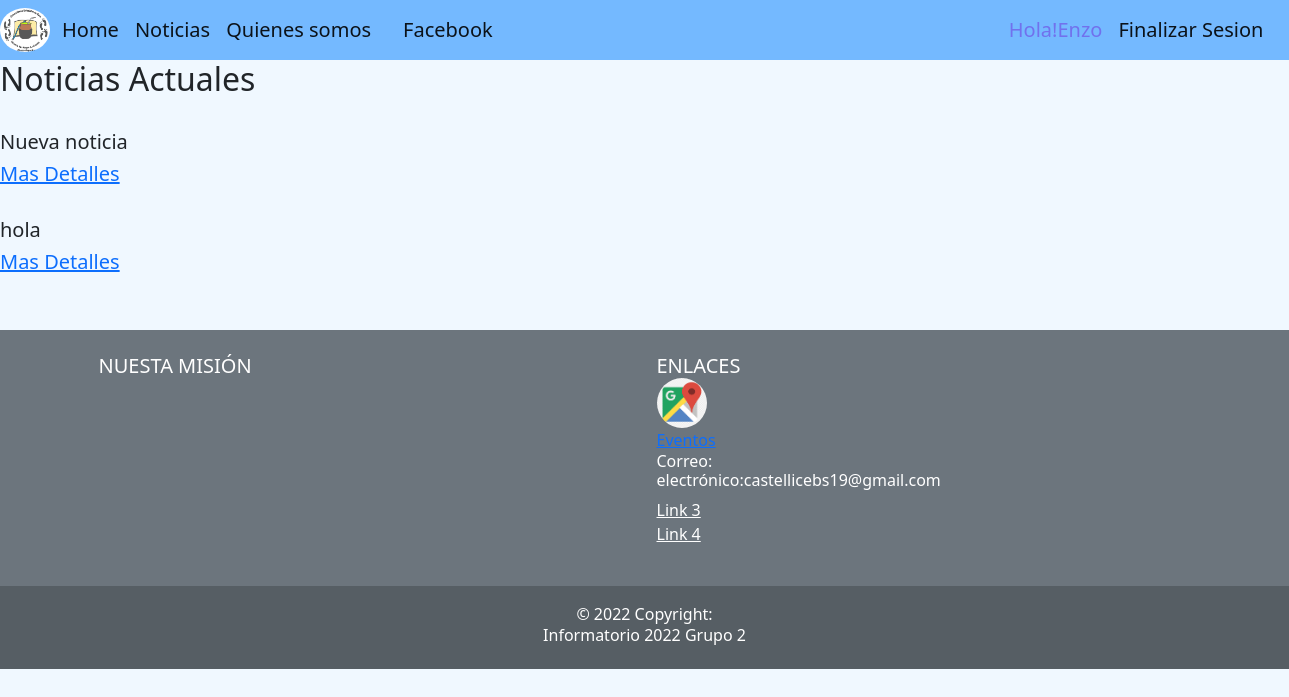
The app's page /Noticias/listar/ (signed in) with its own data.
### apps/usuarios/models.py (models this page shows)
class Usuario(AbstractUser):
	pass

### apps/noticias/models.py (models this page shows, shortened)
class Noticia(models.Model):
	titulo = models.CharField(max_length = 120)
	creado = models.DateField(auto_now_add = True)
	cuerpo = models.TextField()
	autor = models.CharField(max_length = 50, null=True, blank = True)
	imagen = models.ImageField(upload_to = 'noticias', null=True, blank = True)
	categoria = models.ForeignKey(Categoria, on_delete = models.CASCADE,null = True, blank = True)
	def __str__(self):
		return self.titulo

### apps/noticias/views.py (the view)
# urls.py: path('listar/', views.Listar, name = 'listar_noticias'),
def Listar(request):
	ctx = {}
	todas = Noticia.objects.all()
	print(todas)
	ctx['notis'] = todas
	return render(request,'noticias/listar_noticias.html',ctx)

### templates/noticias/listar_noticias.html
{%extends 'base.html'%}
{% load static %}
{%block contenido%}
    <h2>Noticias Actuales </h2>
    {% for n in notis%}
        <br>
        <h5>{{n.titulo}}<h5>
        <a href="{% url 'noticias:detalle_noticias' n.pk %}">Mas Detalles</a>
        <br>
    {% endfor %}
    <br>
{%endblock contenido%}

### templates/base.html (shortened to what this page needs)
{% load static %}
<!doctype html>
<html lang="es-ar">
  <head>
    <link rel="stylesheet" href="{% static 'css/base.css' %}">
    <link rel="stylesheet" href="https://cdn.jsdelivr.net/npm/swiper@8/swiper-bundle.min.css"/>
    <link href="https://cdn.jsdelivr.net/npm/bootstrap@5.2.0/dist/css/bootstrap.min.css" rel="stylesheet">
  </head>
  <body style="background-color:aliceblue ;">
    <nav class="navbar navbar-expand-lg"style="background-color:#74b9ff;z-index: 300;">
        <img src="{%static 'img/Logo_fundacion1png.png' %}" style="width: 50px;  border-radius: 50%;" alt="Logo">
        <div class="container-fluid">
          <a class="navbar-brand" href="{% url 'home' %}">Home</a>
          <div class="collapse navbar-collapse" id="navbarNav">
            <ul class="navbar-nav">
              <a class="navbar-brand" href="{% url 'noticias:listar_noticias' %}">Noticias</a>
              <a class="navbar-brand" href="{% url 'somos:quienes_somos' %}">Quienes somos</a>
                <a class="navbar-brand"  href="https://www.facebook.com/groups/498186250237283/">Facebook</a>
              {% if user.is_authenticated %}
              <span class="navbar-brand" style="color:rgb(113, 113, 237);">Hola!{{user.username}}</span>
              <a class="navbar-brand" href="{%url 'logout' %}"id=>Finalizar Sesion</a>
              {%else%}
                <a class="navbar-brand" href="{%url 'login' %}"id=>Iniciar Sesion</a>
                <a class="navbar-brand" href="{%url 'registrarse:registrar' %}">Registrarse</a>
              {% endif %}
            </ul>
          </div>
        </div>
      </nav>
      <main id="main">
      {%block contenido%}
      {%endblock contenido%}
      </main>
      <br>
        <footer id="footer" class="bg-secondary text-white text-center text-md-start">
          <div class="container p-4">
            <div class="row">
              <div class="col-lg-6 col-md-12 mb-4 mb-md-0">
                <h5 class="text-uppercase">Nuesta Misión</h5>
              </div>
              <div class="col-lg-3 col-md-6 mb-4 mb-md-0">
                <h5 class="text-uppercase mb-0">Enlaces</h5>
                <ul class="list-unstyled">
                  <li>
                    <a href="https://goo.gl/maps/ZFDwDubkYtScd9SY8">
                    <img src="{%static 'img/google_maps.png'%}"style="width: 50px;  border-radius: 50%;" alt="">
                    </a>
                  </li>
                  <li>
                    <a href="{% url 'eventos:eventos_listar'%}">Eventos</a>
                  </li>
                  <li>
                    <h6>Correo: electrónico:castellicebs19@gmail.com</h6>
                  </li>
                  <li>
                    <a href="#!" class="text-white">Link 3</a>
                  </li>
                  <li>
                    <a href="#!" class="text-white">Link 4</a>
                  </li>
                </ul>
              </div>
            </div>
          </div>
          <div class="text-center p-3" style="background-color: rgba(0, 0, 0, 0.2);">
            © 2022 Copyright:
            <h6>Informatorio 2022 Grupo 2</h6>
          </div>
        </footer>
</html>

### static/css/base.css (style rules this page uses)
body { background-color: aqua; }

### records on screen
Usuario: username "Enzo"
Noticia: titulo "Nueva noticia"
Noticia: titulo "hola"
